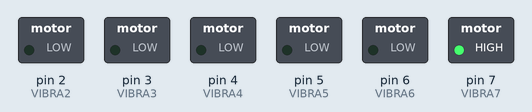
Simulated run of this sketch. Board: Arduino Uno, built with avr-gcc and run on an emulated ATmega328P. Parts: switched loads named in the sketch (green lamp = pin HIGH).

Above: at 0.12 s.
At 2.5 s:
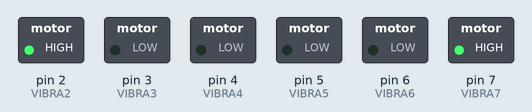
At 4.5 s:
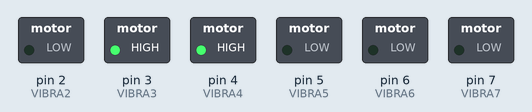
At 6.5 s:
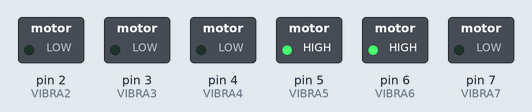
At 7.7 s:
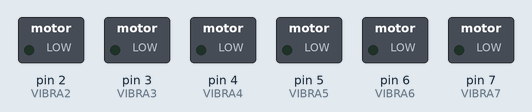
At 13.0 s:
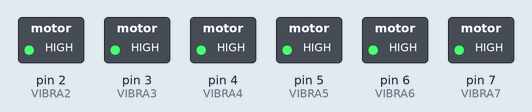
Timing chart, 0 to 18.9 s (numbered marks = the images above):
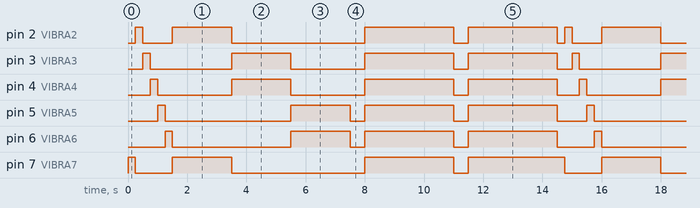

The sketch:

modulo_verde.ino
```cpp
//////////////////////MÓDULO VERDE//////////////////////

const int VIBRA2 = 2; //Conectamos el motor2 en el pin 2
const int VIBRA3 = 3; //Conectamos el motor3 en el pin 3
const int VIBRA4 = 4; //Conectamos el motor4 en el pin 4
const int VIBRA5 = 5; //Conectamos el motor5 en el pin 5
const int VIBRA6 = 6; //Conectamos el motor6 en el pin 6
const int VIBRA7 = 7; //Conectamos el motor7 en el pin 7

void setup() {
    Serial.begin (9600);
    pinMode (VIBRA2, OUTPUT); //Declaramos el motor2 como salida
    pinMode (VIBRA3, OUTPUT); //Declaramos el motor3 como salida
    pinMode (VIBRA4, OUTPUT); //Declaramos el motor4 como salida
    pinMode (VIBRA5, OUTPUT); //Declaramos el motor5 como salida
    pinMode (VIBRA6, OUTPUT); //Declaramos el motor6 como salida
    pinMode (VIBRA7, OUTPUT); //Declaramos el motor7 como salida

}

void loop() {

//Empieza la secuencia de vibracion del modulo verde

     digitalWrite(VIBRA7, HIGH);
      delay(250);
    digitalWrite(VIBRA7, LOW);
    digitalWrite(VIBRA2, HIGH);
       delay(250);
    digitalWrite(VIBRA2, LOW);
    digitalWrite(VIBRA3, HIGH);
       delay(250);
    digitalWrite(VIBRA3, LOW);
    digitalWrite(VIBRA4, HIGH);
       delay(250);
    digitalWrite(VIBRA4, LOW);
    digitalWrite(VIBRA5, HIGH);
       delay(250);
    digitalWrite(VIBRA5, LOW);
    digitalWrite(VIBRA6, HIGH);
       delay(250);
    digitalWrite(VIBRA6, LOW);
    digitalWrite(VIBRA7, HIGH);
    digitalWrite(VIBRA2, HIGH);
       delay(2000);
    digitalWrite(VIBRA7, LOW);
    digitalWrite(VIBRA2, LOW);
    digitalWrite(VIBRA3, HIGH);
    digitalWrite(VIBRA4, HIGH);
       delay(2000);
    digitalWrite(VIBRA3, LOW);
    digitalWrite(VIBRA4, LOW);
    digitalWrite(VIBRA5, HIGH);
    digitalWrite(VIBRA6, HIGH);
       delay(2000);
    digitalWrite(VIBRA5, LOW);
    digitalWrite(VIBRA6, LOW);


    digitalWrite(VIBRA7, LOW);
    digitalWrite(VIBRA2, LOW);
    digitalWrite(VIBRA3, LOW);
    digitalWrite(VIBRA4, LOW);
    digitalWrite(VIBRA5, LOW);
    digitalWrite(VIBRA6, LOW);
      delay(500);
    digitalWrite(VIBRA7, HIGH);
    digitalWrite(VIBRA2, HIGH);
    digitalWrite(VIBRA3, HIGH);
    digitalWrite(VIBRA4, HIGH);
    digitalWrite(VIBRA5, HIGH);
    digitalWrite(VIBRA6, HIGH);
      delay(3000);
    digitalWrite(VIBRA7, LOW);
    digitalWrite(VIBRA2, LOW);
    digitalWrite(VIBRA3, LOW);
    digitalWrite(VIBRA4, LOW);
    digitalWrite(VIBRA5, LOW);
    digitalWrite(VIBRA6, LOW);
      delay(500);
    digitalWrite(VIBRA7, HIGH);
    digitalWrite(VIBRA2, HIGH);
    digitalWrite(VIBRA3, HIGH);
    digitalWrite(VIBRA4, HIGH);
    digitalWrite(VIBRA5, HIGH);
    digitalWrite(VIBRA6, HIGH);
      delay(3000);
    digitalWrite(VIBRA7, LOW);
    digitalWrite(VIBRA2, LOW);
    digitalWrite(VIBRA3, LOW);
    digitalWrite(VIBRA4, LOW);
    digitalWrite(VIBRA5, LOW);
    digitalWrite(VIBRA6, LOW);

}
```

Measured:
- by itself, pin 2 (VIBRA2): repeats every 14.5 s: LOW 1.0 s, HIGH 2.0 s, LOW 4.5 s, HIGH 3.0 s, LOW 0.50 s, HIGH 3.0 s, LOW 0.25 s, HIGH 0.25 s
- by itself, pin 3 (VIBRA3): repeats every 14.5 s: LOW 2.8 s, HIGH 2.0 s, LOW 2.5 s, 2 × (HIGH 3.0 s, LOW 0.50 s), HIGH 0.25 s
- by itself, pin 4 (VIBRA4): repeats every 14.5 s: LOW 2.5 s, HIGH 2.0 s, LOW 2.5 s, HIGH 3.0 s, LOW 0.50 s, HIGH 3.0 s, LOW 0.75 s, HIGH 0.25 s
- by itself, pin 5 (VIBRA5): repeats every 14.5 s: LOW 4.3 s, HIGH 2.0 s, 2 × (LOW 0.50 s, HIGH 3.0 s), LOW 1.0 s, HIGH 0.25 s
- by itself, pin 6 (VIBRA6): repeats every 14.5 s: LOW 4.0 s, HIGH 2.0 s, 2 × (LOW 0.50 s, HIGH 3.0 s), LOW 1.3 s, HIGH 0.25 s
- by itself, pin 7 (VIBRA7): repeats every 14.5 s: LOW 1.3 s, HIGH 2.0 s, LOW 4.5 s, HIGH 3.0 s, LOW 0.50 s, HIGH 3.3 s
